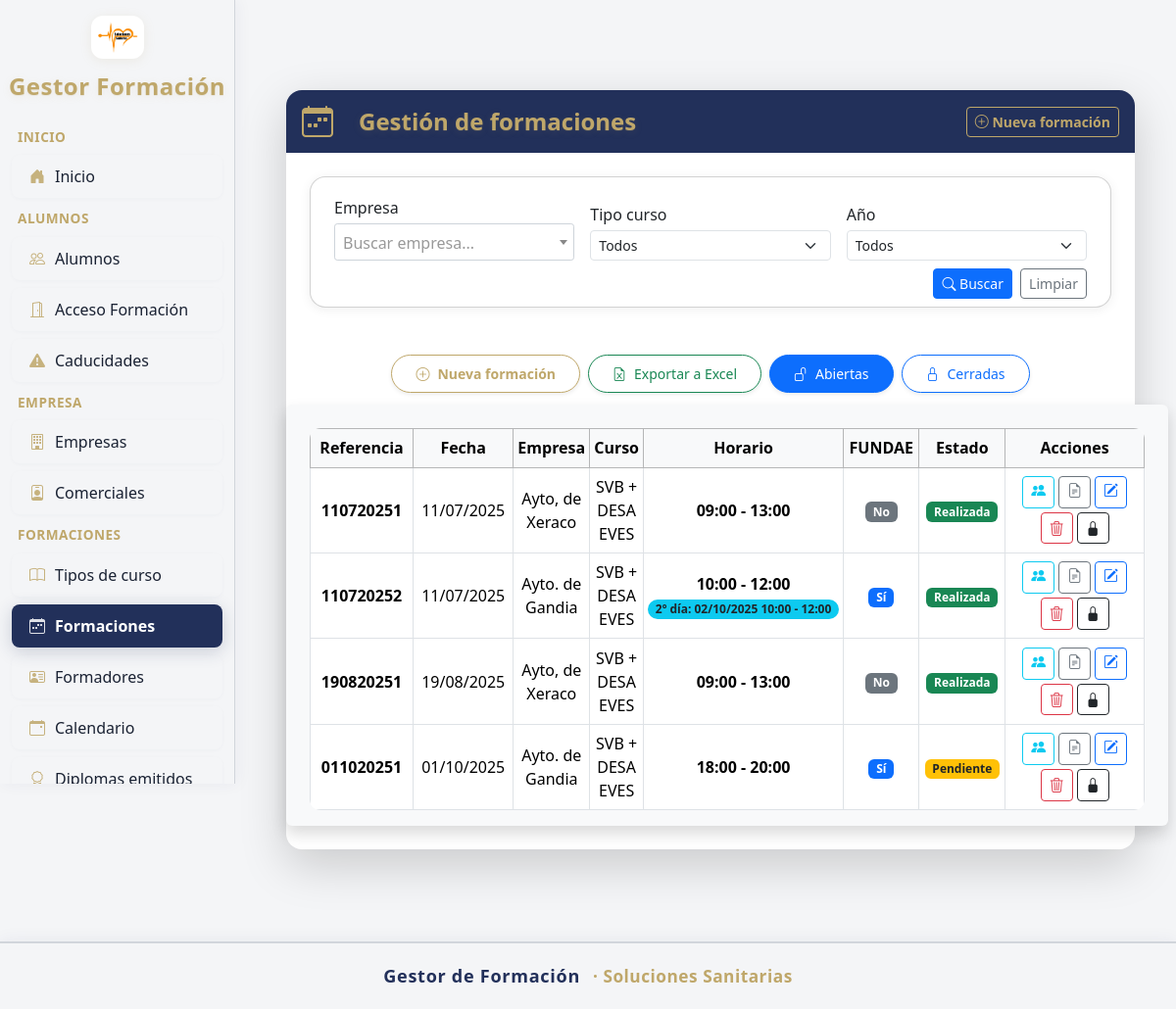
/formaciones/, run on the app's committed database.
### mi_plataforma_formacion_app/models/formacion.py (models this page shows)
class Formacion(db.Model):
    __tablename__ = 'formacion'
    id             = db.Column(db.Integer, primary_key=True)
    referencia = db.Column(db.String(32), nullable=True)
    tipo_curso_id  = db.Column(db.Integer, db.ForeignKey('tipo_curso.id'))
    empresa_id     = db.Column(db.Integer, db.ForeignKey('empresa.id'))
    dos_ediciones  = db.Column(db.Boolean, default=False)
    fecha1         = db.Column(db.Date)
    hora_inicio1   = db.Column(db.Time)
    hora_fin1      = db.Column(db.Time)
    fecha2         = db.Column(db.Date)
    hora_inicio2   = db.Column(db.Time)
    hora_fin2      = db.Column(db.Time)
    direccion_aula = db.Column(db.String(256))
    fundae         = db.Column(db.Boolean, default=False)
    formador_id    = db.Column(db.Integer, db.ForeignKey('formador.id'))
    observaciones  = db.Column(db.Text)
    alumno_formaciones = db.relationship('AlumnoFormacion', backref='formacion', lazy=True)
    cerrada = db.Column(db.Boolean, default=False)
    poblacion = db.Column(db.String(128))

### mi_plataforma_formacion_app/models/empresa.py (models this page shows)
class Empresa(db.Model):
    __tablename__ = 'empresa'
    id           = db.Column(db.Integer, primary_key=True)
    nombre       = db.Column(db.String(128), unique=True, nullable=False)
    cif          = db.Column(db.String(32), unique=True, nullable=False)
    direccion    = db.Column(db.String(256))
    poblacion    = db.Column(db.String(64))
    provincia    = db.Column(db.String(64))
    contacto     = db.Column(db.String(128))
    telefono     = db.Column(db.String(32))
    comercial_id = db.Column(db.Integer, db.ForeignKey('comercial.id'), nullable=True)
    formaciones  = db.relationship('Formacion', backref='empresa', lazy=True)
    alumnos      = db.relationship('Alumno', backref='empresa', lazy=True)

### mi_plataforma_formacion_app/models/tipo_curso.py (models this page shows)
class TipoCurso(db.Model):
    __tablename__ = 'tipo_curso'
    id            = db.Column(db.Integer, primary_key=True)
    nombre        = db.Column(db.String(128), nullable=False)
    duracion_horas= db.Column(db.Integer)
    temario       = db.Column(db.Text)
    objetivos     = db.Column(db.Text)
    pdf_temario   = db.Column(db.String(255))
    pdf_objetivos = db.Column(db.String(255))
    validez_meses = db.Column(db.Integer, nullable=False, default=0)
    color = db.Column(db.String(20), default="#FFA500")
    requiere_renovacion = db.Column(db.Boolean, nullable=False, default=False)
    formaciones   = db.relationship('Formacion', backref='tipo_curso', lazy=True)
    formadores    = db.relationship('Formador', secondary=formador_tipo_curso, back_populates='tipos_curso')
    examen_modelo_id = db.Column(db.Integer, db.ForeignKey('examen_modelo.id'))
    examen_modelo = db.relationship('ExamenModelo', back_populates='tipos_curso')
    plantilla_diploma_id = db.Column(db.Integer, db.ForeignKey('plantilla_diploma.id'), nullable=True)
    plantilla_acta_id = db.Column(db.Integer, db.ForeignKey('plantilla_acta.id'), nullable=True)

### mi_plataforma_formacion_app/blueprints/formaciones/routes.py (the view)
@formaciones_bp.route('/')
def gestion_formaciones():
    empresa_id = request.args.get('empresa_id')
    tipo_curso_id = request.args.get('tipo_curso_id')
    comercial_id = request.args.get('comercial_id')
    anio = request.args.get('anio')
    empresas = Empresa.query.order_by(Empresa.nombre).all()
    tipos_curso = TipoCurso.query.order_by(TipoCurso.nombre).all()
    comerciales = []
    lista_anios = sorted({f.fecha1.year for f in Formacion.query if f.fecha1}, reverse=True)
    query = Formacion.query
    if empresa_id:
        query = query.filter(Formacion.empresa_id == empresa_id)
    if tipo_curso_id:
        query = query.filter(Formacion.tipo_curso_id == tipo_curso_id)
    if anio:
        query = query.filter(db.extract('year', Formacion.fecha1) == int(anio))
    ver_cerradas = request.args.get('cerradas', '0') == '1'
    hoy = date.today()
    if ver_cerradas:
        query = query.filter(Formacion.cerrada == True)
    else:
        query = query.filter(Formacion.cerrada == False)
    formaciones = query.order_by(Formacion.fecha1.asc(), Formacion.hora_inicio1.asc()).all()
    return render_template(
        'formaciones/gestion_formaciones.html',
        formaciones=formaciones,
        ver_cerradas=ver_cerradas,
        hoy=hoy,
        empresas=empresas,
        tipos_curso=tipos_curso,
        comerciales=comerciales,
        lista_anios=lista_anios
    )

### mi_plataforma_formacion_app/blueprints/alumnos/routes.py (called while the page is built)
@alumnos_bp.app_context_processor
def inject_buscar_diploma_pdf():
    return dict(buscar_diploma_pdf=buscar_diploma_pdf)

### mi_plataforma_formacion_app/templates/formaciones/gestion_formaciones.html (shortened to what this page needs)
{% extends "base.html" %}
{% block head %}
<link href="https://cdn.jsdelivr.net/npm/select2@4.1.0-rc.0/dist/css/select2.min.css" rel="stylesheet" />
{% endblock %}
{% block content %}
<div class="container-lg">
  <div class="card shadow-lg border-0 mt-4 mb-4" style="border-radius:1rem; max-width:1200px; margin:auto;">
    <div class="card-header d-flex align-items-center gap-3 py-2" style="background: var(--color-sidebar-active); color: var(--color-sidebar-title); border-top-left-radius: 1rem; border-top-right-radius: 1rem; border-bottom: none; min-height:60px;">
      <i class="bi bi-calendar-week" style="font-size:2rem; margin-right:10px; color:var(--color-sidebar-title);"></i>
      <h2 class="mb-0 fw-bold fs-4" style="color:var(--color-sidebar-title); text-shadow:0 2px 8px #bfa76a22,0 1px 0 #bfa76a22;">Gestión de formaciones</h2>
      <a href="{{ url_for('formaciones_bp.nueva_formacion') }}" class="btn btn-outline-warning btn-sm ms-auto" style="border-color:var(--color-accent-gold);color:var(--color-accent-gold);font-weight:600;">
        <i class="bi bi-plus-circle"></i> Nueva formación
      </a>
    </div>
    <div class="card-body px-4 py-4" style="background:#fff; border-bottom-left-radius:1rem; border-bottom-right-radius:1rem;">
      <div class="card card-filtros mb-4">
        <div class="card-body pb-2">
          <form method="get" class="row g-3 align-items-end" action="{{ url_for('formaciones_bp.gestion_formaciones') }}">
            <div class="col-lg-4 col-md-6">
              <label class="form-label mb-1">Empresa</label>
            </div>
            <div class="col-lg-4 col-md-6">
              <label class="form-label mb-1">Tipo curso</label>
              <select name="tipo_curso_id" class="form-select form-select-sm w-100">
                <option value="">Todos</option>
              </select>
            </div>
            <div class="col-lg-4 col-md-6">
              <label class="form-label mb-1">Año</label>
              <select name="anio" class="form-select form-select-sm w-100">
                <option value="">Todos</option>
              </select>
            </div>
            <div class="col-12 text-end mt-2">
              <button class="btn btn-primary btn-sm me-1" type="submit"><i class="bi bi-search"></i> Buscar</button>
              <a href="{{ url_for('formaciones_bp.gestion_formaciones') }}" class="btn btn-outline-secondary btn-sm">Limpiar</a>
            </div>
          </form>
        </div>
      </div>
  </div>
<div class="d-flex flex-wrap gap-2 mb-1 justify-content-center align-items-center">
<a href="{{ url_for('formaciones_bp.nueva_formacion') }}" class="btn btn-outline-warning btn-sm px-4 py-2 shadow-sm d-flex align-items-center gap-2 rounded-pill" style="border-color:var(--color-accent-gold);color:var(--color-accent-gold);font-weight:600;">
  <i class="bi bi-plus-circle"></i> <span>Nueva formación</span>
</a>
  <a href="{{ url_for('formaciones_bp.exportar_excel') }}" class="btn btn-outline-success btn-sm px-4 py-2 shadow-sm d-flex align-items-center gap-2 rounded-pill">
    <i class="bi bi-file-earmark-excel"></i> <span>Exportar a Excel</span>
  </a>
  <a href="{{ url_for('formaciones_bp.gestion_formaciones', cerradas=0) }}" class="btn {% if not ver_cerradas %}btn-primary{% else %}btn-outline-primary{% endif %} btn-sm px-4 py-2 shadow-sm d-flex align-items-center gap-2 rounded-pill">
    <i class="bi bi-unlock"></i> <span>Abiertas</span>
  </a>
  <a href="{{ url_for('formaciones_bp.gestion_formaciones', cerradas=1) }}" class="btn {% if ver_cerradas %}btn-primary{% else %}btn-outline-primary{% endif %} btn-sm px-4 py-2 shadow-sm d-flex align-items-center gap-2 rounded-pill">
    <i class="bi bi-lock"></i> <span>Cerradas</span>
  </a>
</div>
<div class="table-responsive shadow rounded tabla-formaciones" style="background:#f8f9fa; padding: 1.5rem 1.5rem 1rem 1.5rem; margin-top: 0.5rem; margin-bottom: 1.5rem;">
  <table class="table table-sm table-hover table-bordered align-middle mb-0" style="background:#fff; border-radius:0.7rem; overflow:hidden;">
    <thead class="table-secondary">
      <tr class="text-center">
        <th style="width:115px;" class="text-center">Referencia</th>
        <th style="width:110px;" class="text-center">Fecha</th>
        <th class="text-center">Empresa</th>
        <th class="text-center">Curso</th>
        <th style="width:170px;" class="text-center">Horario</th>
        <th style="width:80px;" class="text-center">FUNDAE</th>
        <th style="width:90px;" class="text-center">Estado</th>
        <th style="width:200px;" class="text-center">Acciones</th>
      </tr>
    </thead>
    <tbody class="text-center">
    {% for f in formaciones %}
      <tr>
        <td><span class="fw-bold">{{ f.referencia or '-' }}</span></td>
        <td>
          {{ f.fecha1.strftime('%d/%m/%Y') if f.fecha1 else '' }}
        </td>
        <td>{{ f.empresa.nombre }}</td>
        <td>{{ f.tipo_curso.nombre }}</td>
        <td class="text-center">
          <div>
            <span class="fw-bold">
              {{ f.hora_inicio1.strftime('%H:%M') if f.hora_inicio1 else '' }} - {{ f.hora_fin1.strftime('%H:%M') if f.hora_fin1 else '' }}
            </span>
          </div>
          {% if f.dos_ediciones and f.fecha2 and f.hora_inicio2 and f.hora_fin2 %}
            <div>
              <span class="badge rounded-pill bg-info text-dark mt-1">
                2º día: {{ f.fecha2.strftime('%d/%m/%Y') }}
                {{ f.hora_inicio2.strftime('%H:%M') if f.hora_inicio2 else '' }} - {{ f.hora_fin2.strftime('%H:%M') if f.hora_fin2 else '' }}
              </span>
            </div>
          {% endif %}
        </td>
        <td>
          {% if f.fundae %}
            <span class="badge bg-primary">Sí</span>
          {% else %}
            <span class="badge bg-secondary">No</span>
          {% endif %}
        </td>
        <td>
          {% if f.fecha1 >= hoy %}
            <span class="badge bg-warning text-dark">Pendiente</span>
          {% else %}
            <span class="badge bg-success">Realizada</span>
          {% endif %}
        </td>
        <td>
          <div class="d-flex flex-wrap gap-1 justify-content-center">
            <a href="{{ url_for('formaciones_bp.alumnos_formacion', formacion_id=f.id) }}" class="btn btn-outline-info btn-sm btn-action" title="Alumnos" data-bs-toggle="tooltip">
              <i class="bi bi-people-fill icon-xs"></i>
            </a>
            <a href="{{ url_for('formaciones_bp.ficha_formacion', formacion_id=f.id) }}" class="btn btn-outline-secondary btn-sm btn-action" title="Ficha de formación" data-bs-toggle="tooltip">
              <i class="bi bi-file-earmark-text icon-xs"></i>
            </a>
            <a href="{{ url_for('formaciones_bp.editar_formacion', formacion_id=f.id) }}" class="btn btn-outline-primary btn-sm btn-action" title="Editar formación" data-bs-toggle="tooltip" {% if f.cerrada %}disabled{% endif %}>
              <i class="bi bi-pencil-square icon-xs"></i>
            </a>
            <form method="post" action="{{ url_for('formaciones_bp.borrar_formacion', formacion_id=f.id) }}" style="display:inline;" onsubmit="return confirm('¿Seguro que quieres borrar esta formación?');">
              <button type="submit" class="btn btn-outline-danger btn-sm btn-action" {% if f.cerrada %}disabled{% endif %} title="Borrar formación" data-bs-toggle="tooltip">
                <i class="bi bi-trash3 icon-xs"></i>
              </button>
            </form>
            {% if not f.cerrada %}
              <form method="post" action="{{ url_for('formaciones_bp.cerrar_formacion', id=f.id) }}" style="display:inline;">
                <button type="submit" class="btn btn-outline-dark btn-sm btn-action" title="Cerrar formación" data-bs-toggle="tooltip" onclick="return confirm('¿Seguro que quieres cerrar esta formación?');">
                  <i class="bi bi-lock-fill icon-xs"></i>
                </button>
              </form>
            {% else %}
              <form method="post" action="{{ url_for('formaciones_bp.reabrir_formacion', id=f.id) }}" style="display:inline;">
                <button type="submit" class="btn btn-outline-warning btn-sm btn-action" title="Reabrir formación" data-bs-toggle="tooltip">
                  <i class="bi bi-unlock-fill icon-xs"></i>
                </button>
              </form>
            {% endif %}
          </div>
        </td>
      </tr>
    {% endfor %}
    </tbody>
  </table>
</div>
{% endblock %}

### mi_plataforma_formacion_app/templates/base.html (style rules this page uses)
:root { --color-sidebar-bg: #f4f5f7; --color-sidebar-border: #d1d5db; --color-sidebar-text: #1a2233; --color-sidebar-hover: #e9eaf0; --color-sidebar-active: #22305a; --color-sidebar-active-text: #fff; --color-sidebar-title: #bfa76a; --color-sidebar-icon: #bfa76a; --color-accent-gold: #bfa76a; --color-card-bg: #fff; --color-btn-gold: #bfa76a; --color-btn-navy: #22305a; }
body { font-family: 'Segoe UI', sans-serif; background-color: #f4f5f7; margin: 0; padding: 0; color: var(--color-sidebar-text); }

### mi_plataforma_formacion_app/templates/formaciones/gestion_formaciones.html (style rules this page uses)
.table-sm th, .table-sm td { padding-top: 0.45rem; padding-bottom: 0.45rem; vertical-align: middle; }
.btn-action { padding: 2px 8px !important; font-size: 0.93em !important; margin-bottom: 0 !important; }
.icon-xs { font-size: 1em; }
.table-responsive thead th { position: sticky; top: 0; background: #f8f9fa; z-index: 2; }
.card-filtros { border-radius: 1rem; box-shadow: 0 2px 12px #0001; background: #fff; margin-bottom: 1.5rem; }
.card-filtros .card-body { padding: 1.2rem 1.5rem 1rem 1.5rem; }
.btn-action { min-width: 2.2em; min-height: 2.2em; }
.tabla-formaciones { max-width: 1200px; min-width: 900px; margin-left: auto; margin-right: auto; }

### data on the page
Formacion: referencia "110720251", fecha1 "11/07/2025", empresa.nombre "Ayto, de Xeraco", tipo_curso.nombre "SVB + DESA EVES", hora_inicio1 "09:00", hora_fin1 "13:00", fundae "No", shows "Realizada"
Formacion: referencia "110720252", fecha1 "11/07/2025", empresa.nombre "Ayto. de Gandia", tipo_curso.nombre "SVB + DESA EVES", hora_inicio1 "10:00", hora_fin1 "12:00", fecha2 "02/10/2025", hora_inicio2 "10:00", hora_fin2 "12:00", fundae "Sí", shows "Realizada"
Formacion: referencia "190820251", fecha1 "19/08/2025", empresa.nombre "Ayto, de Xeraco", tipo_curso.nombre "SVB + DESA EVES", hora_inicio1 "09:00", hora_fin1 "13:00", fundae "No", shows "Realizada"
Formacion: referencia "011020251", fecha1 "01/10/2025", empresa.nombre "Ayto. de Gandia", tipo_curso.nombre "SVB + DESA EVES", hora_inicio1 "18:00", hora_fin1 "20:00", fundae "Sí", shows "Pendiente"
